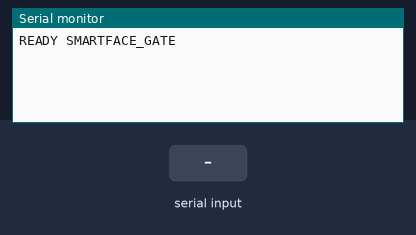
The sketch below on a simulated Arduino Uno, built with avr-gcc and run on an emulated ATmega328P. Parts: the last lines printed to the serial monitor. Inputs (shaded band) come from the test bench.

Above: at 1.2 s.
1.3 s: "PING\n" received over Serial
At 2.1 s:
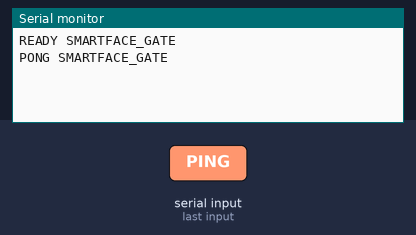
2.8 s: "DETACH\n" received over Serial
At 3.3 s:
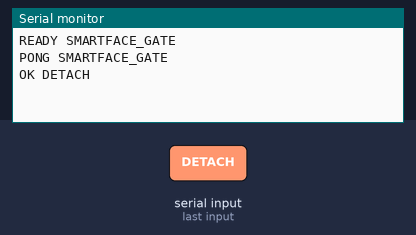
4.3 s: "SERVO \n" received over Serial
At 5.6 s:
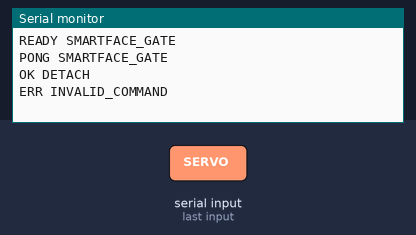

The sketch:

smartface_gate.ino
```cpp
#include <Servo.h>
#include <stdlib.h>
#include <string.h>

constexpr uint8_t SERVO_PIN = 9;
constexpr int MIN_PULSE_US = 500;
constexpr int MAX_PULSE_US = 2500;
Servo gate;
char line[32];
uint8_t length = 0;
bool overflow = false;

void handleCommand() {
  if (strcmp(line, "PING") == 0) {
    Serial.println(F("PONG SMARTFACE_GATE"));
    return;
  }
  if (strcmp(line, "DETACH") == 0) {
    gate.detach();
    Serial.println(F("OK DETACH"));
    return;
  }
  if (strncmp(line, "SERVO ", 6) == 0) {
    char *end;
    const long pulse = strtol(line + 6, &end, 10);
    if (*end == '\0' && pulse >= MIN_PULSE_US && pulse <= MAX_PULSE_US) {
      // Preload the target before enabling pulses to avoid a center-position kick.
      gate.writeMicroseconds(pulse);
      if (!gate.attached()) gate.attach(SERVO_PIN, MIN_PULSE_US, MAX_PULSE_US);
      gate.writeMicroseconds(pulse);
      Serial.print(F("OK SERVO "));
      Serial.println(pulse);
      return;
    }
  }
  Serial.println(F("ERR INVALID_COMMAND"));
}

void setup() {
  Serial.begin(115200);
  Serial.println(F("READY SMARTFACE_GATE"));
}

void loop() {
  while (Serial.available() > 0) {
    const char c = static_cast<char>(Serial.read());
    if (c == '\r') continue;
    if (c == '\n') {
      if (overflow) Serial.println(F("ERR LINE_TOO_LONG"));
      else if (length > 0) {
        line[length] = '\0';
        handleCommand();
      }
      length = 0;
      overflow = false;
    } else if (!overflow) {
      if (length < sizeof(line) - 1) line[length++] = c;
      else overflow = true;
    }
  }
}
```

Measured:
- after the input at 1.3 s, the serial monitor: prints a new line at once (image 1)
- after the input at 2.8 s, the serial monitor: prints a new line at once (image 2)
- after the input at 4.3 s, the serial monitor: prints a new line at once (image 3)
